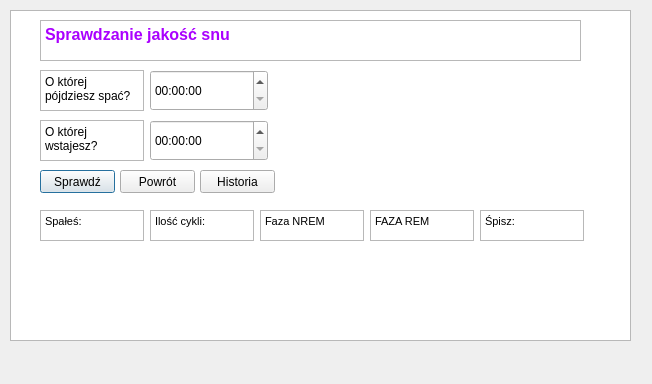
<?xml version="1.0" encoding="UTF-8"?>
<ui version="4.0">
 <class>checksql</class>
 <widget class="QDialog" name="checksql">
  <property name="geometry">
   <rect>
    <x>0</x>
    <y>0</y>
    <width>652</width>
    <height>384</height>
   </rect>
  </property>
  <property name="windowTitle">
   <string>Dialog</string>
  </property>
  <widget class="QTableView" name="tableView">
   <property name="geometry">
    <rect>
     <x>10</x>
     <y>10</y>
     <width>621</width>
     <height>331</height>
    </rect>
   </property>
  </widget>
  <widget class="QTextEdit" name="textEdit">
   <property name="geometry">
    <rect>
     <x>40</x>
     <y>20</y>
     <width>541</width>
     <height>41</height>
    </rect>
   </property>
   <property name="readOnly">
    <bool>true</bool>
   </property>
   <property name="html">
    <string>&lt;!DOCTYPE HTML PUBLIC &quot;-//W3C//DTD HTML 4.0//EN&quot; &quot;http://www.w3.org/TR/REC-html40/strict.dtd&quot;&gt;
&lt;html&gt;&lt;head&gt;&lt;meta name=&quot;qrichtext&quot; content=&quot;1&quot; /&gt;&lt;style type=&quot;text/css&quot;&gt;
p, li { white-space: pre-wrap; }
&lt;/style&gt;&lt;/head&gt;&lt;body style=&quot; font-family:'MS Shell Dlg 2'; font-size:8.25pt; font-weight:400; font-style:normal;&quot;&gt;
&lt;p style=&quot; margin-top:0px; margin-bottom:0px; margin-left:0px; margin-right:0px; -qt-block-indent:0; text-indent:0px;&quot;&gt;&lt;span style=&quot; font-size:12pt; font-weight:600; color:#aa00ff;&quot;&gt;Sprawdzanie jakość snu&lt;/span&gt;&lt;/p&gt;&lt;/body&gt;&lt;/html&gt;</string>
   </property>
  </widget>
  <widget class="QTimeEdit" name="timeEdit">
   <property name="geometry">
    <rect>
     <x>150</x>
     <y>70</y>
     <width>118</width>
     <height>41</height>
    </rect>
   </property>
  </widget>
  <widget class="QTextEdit" name="textEdit_2">
   <property name="geometry">
    <rect>
     <x>40</x>
     <y>70</y>
     <width>104</width>
     <height>41</height>
    </rect>
   </property>
   <property name="readOnly">
    <bool>true</bool>
   </property>
   <property name="html">
    <string>&lt;!DOCTYPE HTML PUBLIC &quot;-//W3C//DTD HTML 4.0//EN&quot; &quot;http://www.w3.org/TR/REC-html40/strict.dtd&quot;&gt;
&lt;html&gt;&lt;head&gt;&lt;meta name=&quot;qrichtext&quot; content=&quot;1&quot; /&gt;&lt;style type=&quot;text/css&quot;&gt;
p, li { white-space: pre-wrap; }
&lt;/style&gt;&lt;/head&gt;&lt;body style=&quot; font-family:'MS Shell Dlg 2'; font-size:8.25pt; font-weight:400; font-style:normal;&quot;&gt;
&lt;p style=&quot; margin-top:0px; margin-bottom:0px; margin-left:0px; margin-right:0px; -qt-block-indent:0; text-indent:0px;&quot;&gt;&lt;span style=&quot; font-size:9pt;&quot;&gt;O której pójdziesz spać?&lt;/span&gt;&lt;/p&gt;&lt;/body&gt;&lt;/html&gt;</string>
   </property>
  </widget>
  <widget class="QTextEdit" name="textEdit_3">
   <property name="geometry">
    <rect>
     <x>40</x>
     <y>120</y>
     <width>104</width>
     <height>41</height>
    </rect>
   </property>
   <property name="readOnly">
    <bool>true</bool>
   </property>
   <property name="html">
    <string>&lt;!DOCTYPE HTML PUBLIC &quot;-//W3C//DTD HTML 4.0//EN&quot; &quot;http://www.w3.org/TR/REC-html40/strict.dtd&quot;&gt;
&lt;html&gt;&lt;head&gt;&lt;meta name=&quot;qrichtext&quot; content=&quot;1&quot; /&gt;&lt;style type=&quot;text/css&quot;&gt;
p, li { white-space: pre-wrap; }
&lt;/style&gt;&lt;/head&gt;&lt;body style=&quot; font-family:'MS Shell Dlg 2'; font-size:8.25pt; font-weight:400; font-style:normal;&quot;&gt;
&lt;p style=&quot; margin-top:0px; margin-bottom:0px; margin-left:0px; margin-right:0px; -qt-block-indent:0; text-indent:0px;&quot;&gt;&lt;span style=&quot; font-size:9pt;&quot;&gt;O której wstajesz?&lt;/span&gt;&lt;/p&gt;&lt;/body&gt;&lt;/html&gt;</string>
   </property>
  </widget>
  <widget class="QTimeEdit" name="timeEdit2">
   <property name="geometry">
    <rect>
     <x>150</x>
     <y>120</y>
     <width>118</width>
     <height>41</height>
    </rect>
   </property>
  </widget>
  <widget class="QPushButton" name="pushButton">
   <property name="geometry">
    <rect>
     <x>40</x>
     <y>170</y>
     <width>75</width>
     <height>23</height>
    </rect>
   </property>
   <property name="text">
    <string>Sprawdź</string>
   </property>
  </widget>
  <widget class="QPushButton" name="pushButton_3">
   <property name="geometry">
    <rect>
     <x>120</x>
     <y>170</y>
     <width>75</width>
     <height>23</height>
    </rect>
   </property>
   <property name="text">
    <string>Powrót</string>
   </property>
  </widget>
  <widget class="QTextEdit" name="iloscminut">
   <property name="geometry">
    <rect>
     <x>40</x>
     <y>210</y>
     <width>104</width>
     <height>31</height>
    </rect>
   </property>
   <property name="readOnly">
    <bool>true</bool>
   </property>
   <property name="html">
    <string>&lt;!DOCTYPE HTML PUBLIC &quot;-//W3C//DTD HTML 4.0//EN&quot; &quot;http://www.w3.org/TR/REC-html40/strict.dtd&quot;&gt;
&lt;html&gt;&lt;head&gt;&lt;meta name=&quot;qrichtext&quot; content=&quot;1&quot; /&gt;&lt;style type=&quot;text/css&quot;&gt;
p, li { white-space: pre-wrap; }
&lt;/style&gt;&lt;/head&gt;&lt;body style=&quot; font-family:'MS Shell Dlg 2'; font-size:8.25pt; font-weight:400; font-style:normal;&quot;&gt;
&lt;p style=&quot; margin-top:0px; margin-bottom:0px; margin-left:0px; margin-right:0px; -qt-block-indent:0; text-indent:0px;&quot;&gt;Spałeś: &lt;/p&gt;&lt;/body&gt;&lt;/html&gt;</string>
   </property>
  </widget>
  <widget class="QTextEdit" name="ilosccykli">
   <property name="geometry">
    <rect>
     <x>150</x>
     <y>210</y>
     <width>104</width>
     <height>31</height>
    </rect>
   </property>
   <property name="readOnly">
    <bool>true</bool>
   </property>
   <property name="html">
    <string>&lt;!DOCTYPE HTML PUBLIC &quot;-//W3C//DTD HTML 4.0//EN&quot; &quot;http://www.w3.org/TR/REC-html40/strict.dtd&quot;&gt;
&lt;html&gt;&lt;head&gt;&lt;meta name=&quot;qrichtext&quot; content=&quot;1&quot; /&gt;&lt;style type=&quot;text/css&quot;&gt;
p, li { white-space: pre-wrap; }
&lt;/style&gt;&lt;/head&gt;&lt;body style=&quot; font-family:'MS Shell Dlg 2'; font-size:8.25pt; font-weight:400; font-style:normal;&quot;&gt;
&lt;p style=&quot; margin-top:0px; margin-bottom:0px; margin-left:0px; margin-right:0px; -qt-block-indent:0; text-indent:0px;&quot;&gt;Ilość cykli: &lt;/p&gt;&lt;/body&gt;&lt;/html&gt;</string>
   </property>
  </widget>
  <widget class="QTextEdit" name="fazanrem">
   <property name="geometry">
    <rect>
     <x>260</x>
     <y>210</y>
     <width>104</width>
     <height>31</height>
    </rect>
   </property>
   <property name="readOnly">
    <bool>true</bool>
   </property>
   <property name="html">
    <string>&lt;!DOCTYPE HTML PUBLIC &quot;-//W3C//DTD HTML 4.0//EN&quot; &quot;http://www.w3.org/TR/REC-html40/strict.dtd&quot;&gt;
&lt;html&gt;&lt;head&gt;&lt;meta name=&quot;qrichtext&quot; content=&quot;1&quot; /&gt;&lt;style type=&quot;text/css&quot;&gt;
p, li { white-space: pre-wrap; }
&lt;/style&gt;&lt;/head&gt;&lt;body style=&quot; font-family:'MS Shell Dlg 2'; font-size:8.25pt; font-weight:400; font-style:normal;&quot;&gt;
&lt;p style=&quot; margin-top:0px; margin-bottom:0px; margin-left:0px; margin-right:0px; -qt-block-indent:0; text-indent:0px;&quot;&gt;Faza NREM&lt;/p&gt;&lt;/body&gt;&lt;/html&gt;</string>
   </property>
  </widget>
  <widget class="QTextEdit" name="fazarem">
   <property name="geometry">
    <rect>
     <x>370</x>
     <y>210</y>
     <width>104</width>
     <height>31</height>
    </rect>
   </property>
   <property name="readOnly">
    <bool>true</bool>
   </property>
   <property name="html">
    <string>&lt;!DOCTYPE HTML PUBLIC &quot;-//W3C//DTD HTML 4.0//EN&quot; &quot;http://www.w3.org/TR/REC-html40/strict.dtd&quot;&gt;
&lt;html&gt;&lt;head&gt;&lt;meta name=&quot;qrichtext&quot; content=&quot;1&quot; /&gt;&lt;style type=&quot;text/css&quot;&gt;
p, li { white-space: pre-wrap; }
&lt;/style&gt;&lt;/head&gt;&lt;body style=&quot; font-family:'MS Shell Dlg 2'; font-size:8.25pt; font-weight:400; font-style:normal;&quot;&gt;
&lt;p style=&quot; margin-top:0px; margin-bottom:0px; margin-left:0px; margin-right:0px; -qt-block-indent:0; text-indent:0px;&quot;&gt;FAZA REM&lt;/p&gt;&lt;/body&gt;&lt;/html&gt;</string>
   </property>
  </widget>
  <widget class="QTextEdit" name="spisz">
   <property name="geometry">
    <rect>
     <x>480</x>
     <y>210</y>
     <width>104</width>
     <height>31</height>
    </rect>
   </property>
   <property name="readOnly">
    <bool>true</bool>
   </property>
   <property name="html">
    <string>&lt;!DOCTYPE HTML PUBLIC &quot;-//W3C//DTD HTML 4.0//EN&quot; &quot;http://www.w3.org/TR/REC-html40/strict.dtd&quot;&gt;
&lt;html&gt;&lt;head&gt;&lt;meta name=&quot;qrichtext&quot; content=&quot;1&quot; /&gt;&lt;style type=&quot;text/css&quot;&gt;
p, li { white-space: pre-wrap; }
&lt;/style&gt;&lt;/head&gt;&lt;body style=&quot; font-family:'MS Shell Dlg 2'; font-size:8.25pt; font-weight:400; font-style:normal;&quot;&gt;
&lt;p style=&quot; margin-top:0px; margin-bottom:0px; margin-left:0px; margin-right:0px; -qt-block-indent:0; text-indent:0px;&quot;&gt;Śpisz: &lt;/p&gt;&lt;/body&gt;&lt;/html&gt;</string>
   </property>
  </widget>
  <widget class="QPushButton" name="historia">
   <property name="geometry">
    <rect>
     <x>200</x>
     <y>170</y>
     <width>75</width>
     <height>23</height>
    </rect>
   </property>
   <property name="text">
    <string>Historia</string>
   </property>
  </widget>
 </widget>
 <resources/>
 <connections/>
</ui>
